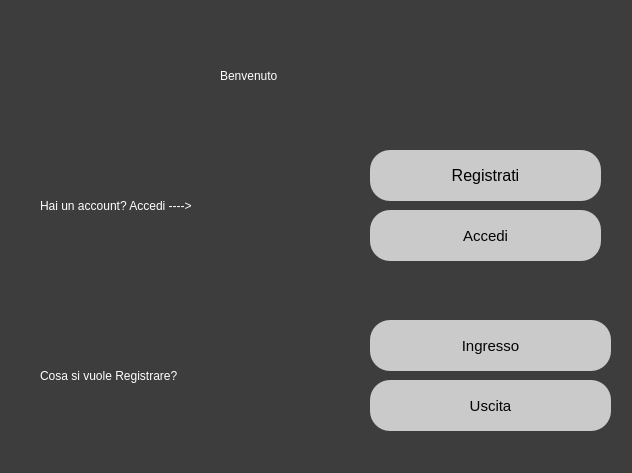
<?xml version="1.0" encoding="UTF-8"?>
<ui version="4.0">
 <class>Cliente</class>
 <widget class="QDialog" name="Cliente">
  <property name="geometry">
   <rect>
    <x>0</x>
    <y>0</y>
    <width>632</width>
    <height>473</height>
   </rect>
  </property>
  <property name="windowTitle">
   <string>Dialog</string>
  </property>
  <property name="styleSheet">
   <string notr="true">background-color: rgb(61, 61, 61);</string>
  </property>
  <widget class="QPushButton" name="accedi_button">
   <property name="geometry">
    <rect>
     <x>370</x>
     <y>210</y>
     <width>231</width>
     <height>51</height>
    </rect>
   </property>
   <property name="font">
    <font>
     <pointsize>11</pointsize>
    </font>
   </property>
   <property name="cursor">
    <cursorShape>PointingHandCursor</cursorShape>
   </property>
   <property name="styleSheet">
    <string notr="true">color:rgb(3, 3, 3); background-color: rgb(202, 202, 202);
border-radius:20px; </string>
   </property>
   <property name="text">
    <string>Accedi</string>
   </property>
  </widget>
  <widget class="QLabel" name="label">
   <property name="geometry">
    <rect>
     <x>220</x>
     <y>30</y>
     <width>201</width>
     <height>91</height>
    </rect>
   </property>
   <property name="whatsThis">
    <string>&lt;html&gt;&lt;head/&gt;&lt;body&gt;&lt;p align=&quot;center&quot;&gt;&lt;br/&gt;&lt;/p&gt;&lt;/body&gt;&lt;/html&gt;</string>
   </property>
   <property name="styleSheet">
    <string notr="true">font: 30pt &quot;MS Shell Dlg 2&quot;;
color: rgb(255, 255, 255);</string>
   </property>
   <property name="text">
    <string>Benvenuto</string>
   </property>
  </widget>
  <widget class="QLabel" name="label_3">
   <property name="geometry">
    <rect>
     <x>40</x>
     <y>180</y>
     <width>291</width>
     <height>51</height>
    </rect>
   </property>
   <property name="styleSheet">
    <string notr="true">color: rgb(255, 255, 255);
font: 14pt &quot;MS Shell Dlg 2&quot;;</string>
   </property>
   <property name="text">
    <string>Hai un account? Accedi ----&gt;</string>
   </property>
  </widget>
  <widget class="QPushButton" name="uscita_button">
   <property name="geometry">
    <rect>
     <x>370</x>
     <y>380</y>
     <width>241</width>
     <height>51</height>
    </rect>
   </property>
   <property name="font">
    <font>
     <pointsize>11</pointsize>
    </font>
   </property>
   <property name="cursor">
    <cursorShape>PointingHandCursor</cursorShape>
   </property>
   <property name="styleSheet">
    <string notr="true">color:rgb(3, 3, 3); background-color: rgb(202, 202, 202);
border-radius:20px; </string>
   </property>
   <property name="text">
    <string>Uscita</string>
   </property>
  </widget>
  <widget class="QPushButton" name="ingresso_button">
   <property name="geometry">
    <rect>
     <x>370</x>
     <y>320</y>
     <width>241</width>
     <height>51</height>
    </rect>
   </property>
   <property name="font">
    <font>
     <pointsize>11</pointsize>
    </font>
   </property>
   <property name="cursor">
    <cursorShape>PointingHandCursor</cursorShape>
   </property>
   <property name="styleSheet">
    <string notr="true">color:rgb(3, 3, 3); background-color: rgb(202, 202, 202);
border-radius:20px; </string>
   </property>
   <property name="text">
    <string>Ingresso</string>
   </property>
  </widget>
  <widget class="QLabel" name="label_2">
   <property name="geometry">
    <rect>
     <x>40</x>
     <y>330</y>
     <width>261</width>
     <height>91</height>
    </rect>
   </property>
   <property name="whatsThis">
    <string>&lt;html&gt;&lt;head/&gt;&lt;body&gt;&lt;p align=&quot;center&quot;&gt;&lt;br/&gt;&lt;/p&gt;&lt;/body&gt;&lt;/html&gt;</string>
   </property>
   <property name="styleSheet">
    <string notr="true">font: 16pt &quot;MS Shell Dlg 2&quot;;
color: rgb(255, 255, 255);</string>
   </property>
   <property name="text">
    <string>Cosa si vuole Registrare?</string>
   </property>
  </widget>
  <widget class="QPushButton" name="registrati_button">
   <property name="geometry">
    <rect>
     <x>370</x>
     <y>150</y>
     <width>231</width>
     <height>51</height>
    </rect>
   </property>
   <property name="cursor">
    <cursorShape>PointingHandCursor</cursorShape>
   </property>
   <property name="styleSheet">
    <string notr="true">border-radius:20px; 
 background-color: rgb(202, 202, 202);
font-size:12pt;</string>
   </property>
   <property name="text">
    <string>Registrati</string>
   </property>
  </widget>
 </widget>
 <resources/>
 <connections/>
</ui>
